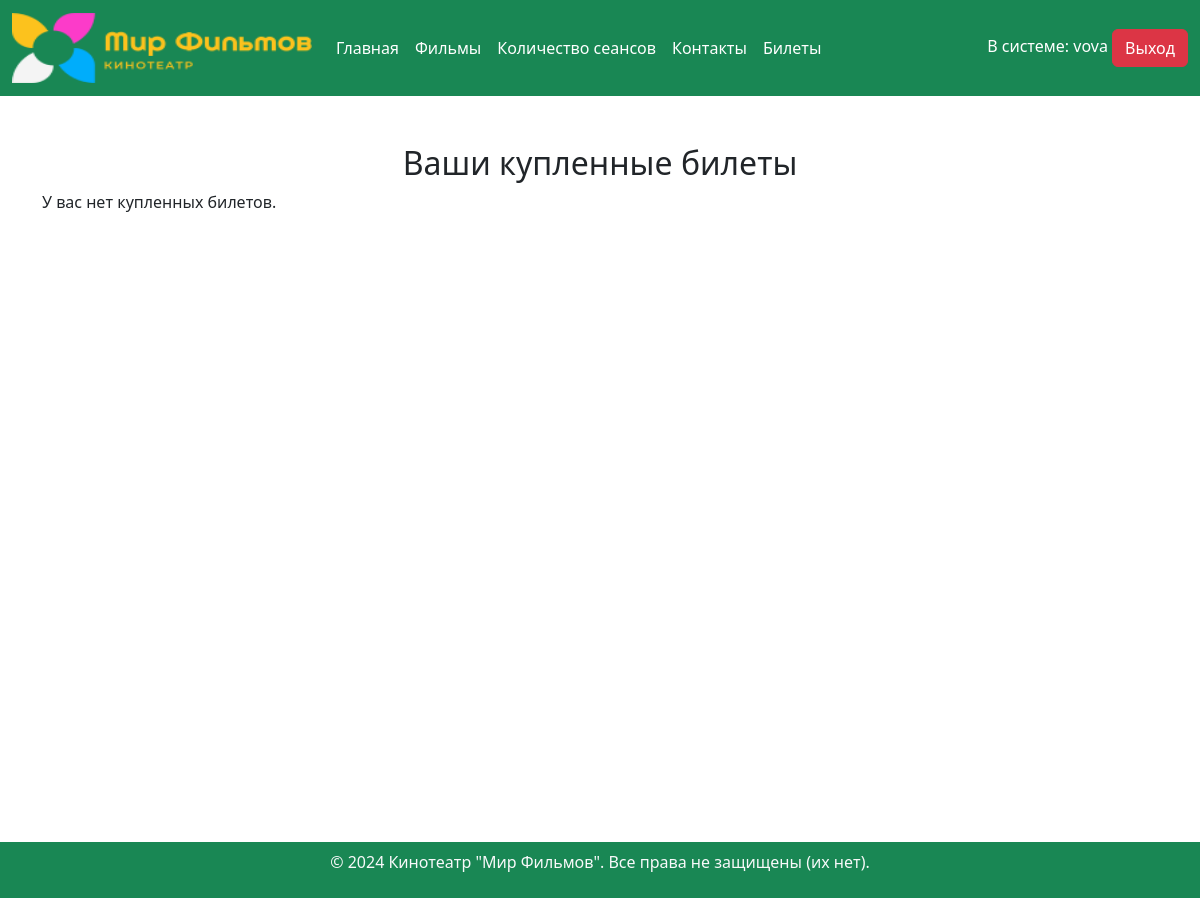
Page /tickets/ (signed in) on the earlier database version.
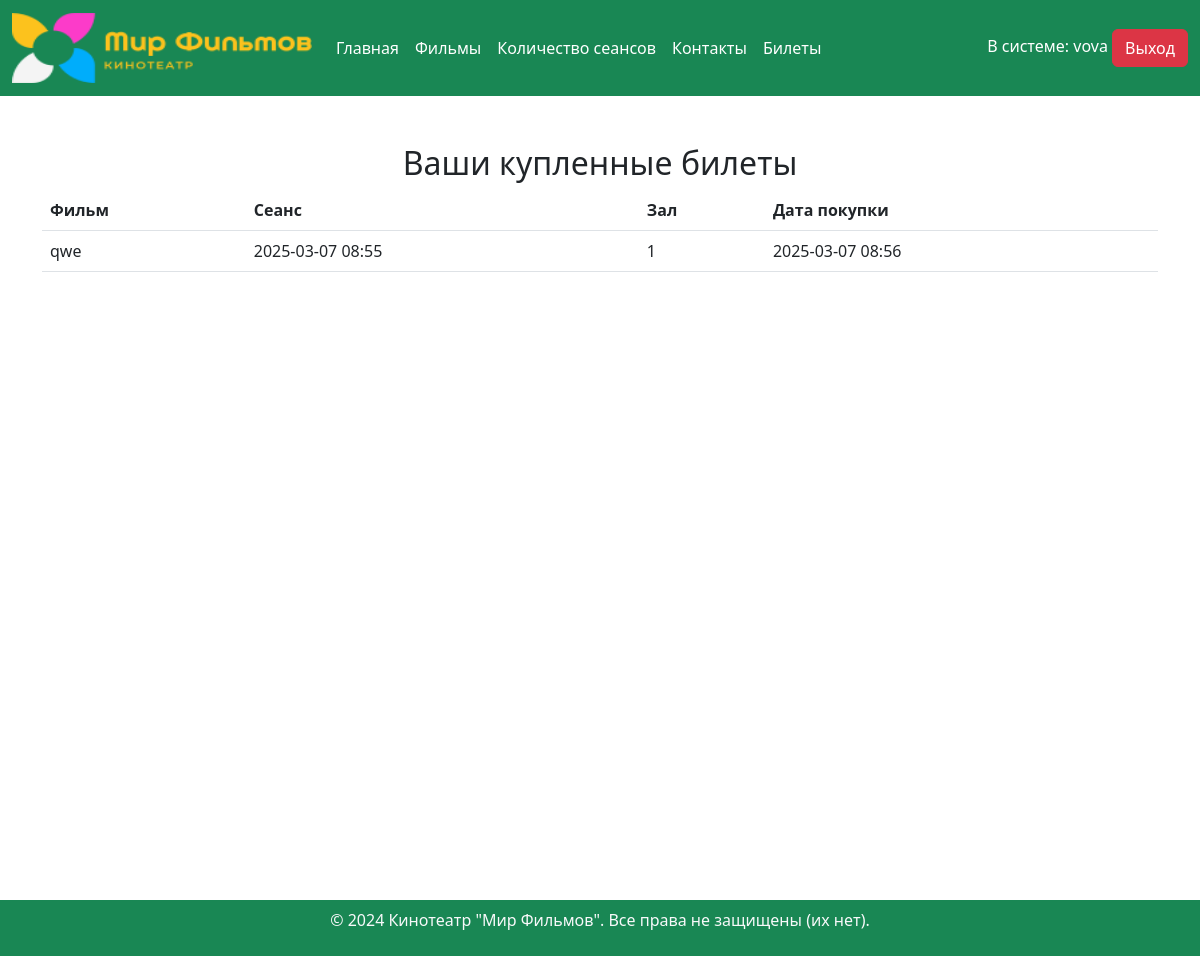
Same page on the later database version.
### kino/models.py (models this page shows, shortened)
class Ticket(models.Model):
    user = models.ForeignKey(User, on_delete=models.CASCADE)
    session = models.ForeignKey('Session', on_delete=models.CASCADE)
    created_at = models.DateTimeField(auto_now_add=True)
    class Meta:
        verbose_name = 'Билеты'
        verbose_name_plural = 'Билеты'

class Session(models.Model):
    film = models.ForeignKey(Products, on_delete=models.CASCADE)
    session_time = models.DateTimeField()
    hall_number = models.IntegerField()
    class Meta:
        verbose_name = 'Сеансы'
        verbose_name_plural = 'Сеансы'

class Products(models.Model):
    image = models.ImageField()
    name = models.CharField(max_length=100)
    description = models.TextField()
    types = [
        ('Пол.метр.','Полнометражный' ),
        ('Кор.метр.','Короткометражный'),
    ]
    type = models.CharField(max_length=50,choices=types)
    studios = models.CharField(max_length=255)
    statuses = [
        ('Зак.','Законнченный'),
        ('В раз','В разработке')
    ]
    status = models.CharField(max_length=100,choices=statuses)
    duration = models.FloatField()
    qualities = [
        ('HD','HD'),
        ('FHD','FHD'),
        ('LOW','LOW',),
        ('2k','2K')
    ]
    quality = models.CharField(max_length=100,choices=qualities)
    views = models.IntegerField(default=0)
    created_at = models.DateTimeField(auto_now_add=True)
    highlighted = models.TextField()
    class Meta:
        verbose_name = 'Произведения'
        verbose_name_plural = 'Произведения'

### kino/views.py (the view)
# urls.py: path('tickets/', views.TicketsView.as_view(), name='tickets'),
class TicketsView(View):
    def get(self, request):
        if request.user.is_authenticated:
            tickets = Ticket.objects.filter(user=request.user)
            return render(request, 'tickets.html', {'tickets': tickets})
        else:
            return redirect('login')

### kino/templates/tickets.html
{% extends "base.html" %}
{% block content %}
<div class="container mt-5">
    <h2 class="text-center">Ваши купленные билеты</h2>
    {% if tickets %}
        <table class="table">
            <thead>
                <tr>
                    <th>Фильм</th>
                    <th>Сеанс</th>
                    <th>Зал</th>
                    <th>Дата покупки</th>
                </tr>
            </thead>
            <tbody>
                {% for ticket in tickets %}
                    <tr>
                        <td>{{ ticket.session.film.name }}</td>
                        <td>{{ ticket.session.session_time|date:"Y-m-d H:i" }}</td>
                        <td>{{ ticket.session.hall_number }}</td>
                        <td>{{ ticket.created_at|date:"Y-m-d H:i" }}</td>
                    </tr>
                {% endfor %}
            </tbody>
        </table>
    {% else %}
        <p>У вас нет купленных билетов.</p>
    {% endif %}
</div>
<div class="container-fluid mt-5 pb-5"></div>
<div class="container-fluid mt-5 pb-5"></div>
<div class="container-fluid mt-5 pb-5"></div>
<div class="container-fluid mt-5 pb-5"></div>
<div class="container-fluid mt-5 pb-5"></div>
<div class="container-fluid mt-5 pb-5"></div>
<div class="container-fluid mt-5 pb-1"></div>
{% endblock %}

Differences in the rows shown:
added Ticket: session.film.name "qwe", session.session_time "2025-03-07 08:55", session.hall_number "1", created_at "2025-03-07 08:56"
Other differences:
text no longer shown: "У вас нет купленных билетов."
text now shown: "Фильм Сеанс Зал Дата покупки"
